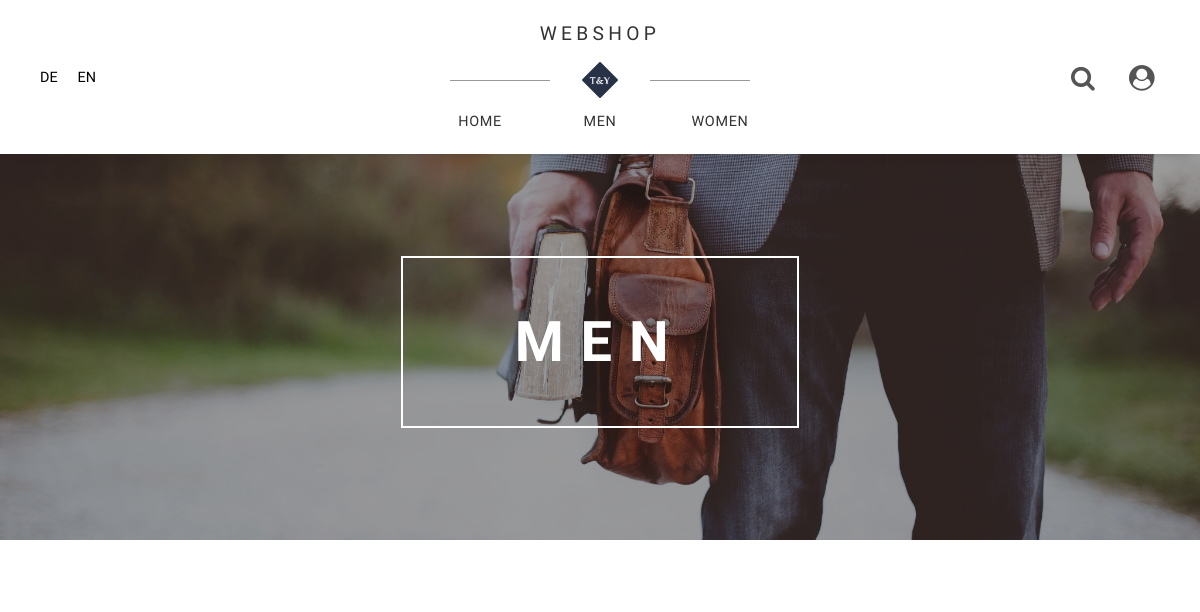
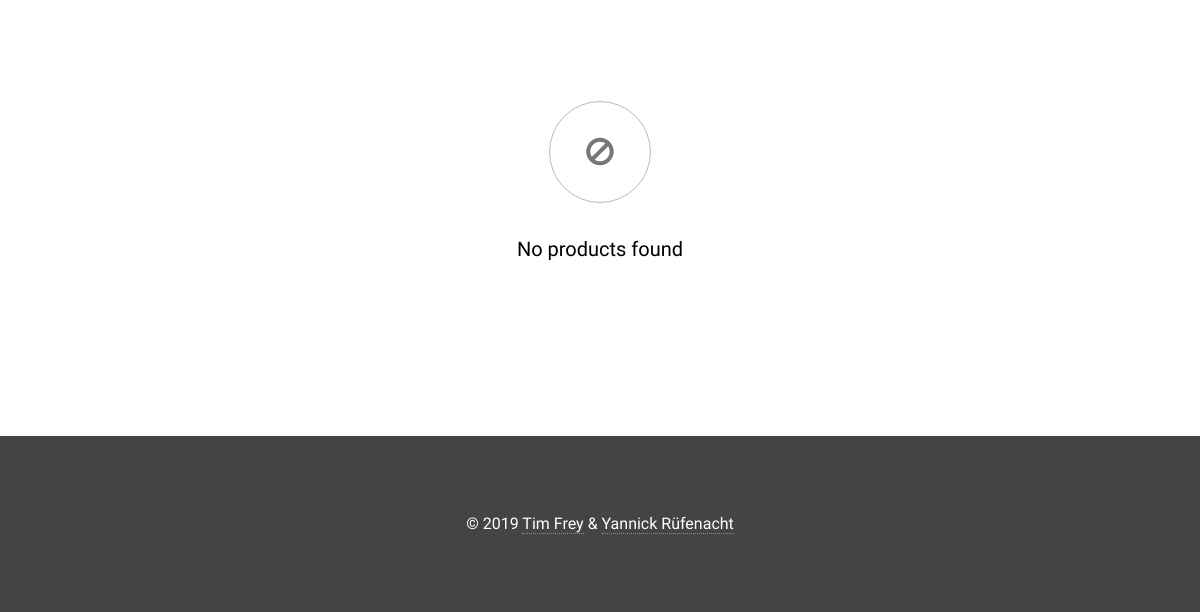
The app's page /en/product/men, older data (2 pictures, top to bottom).
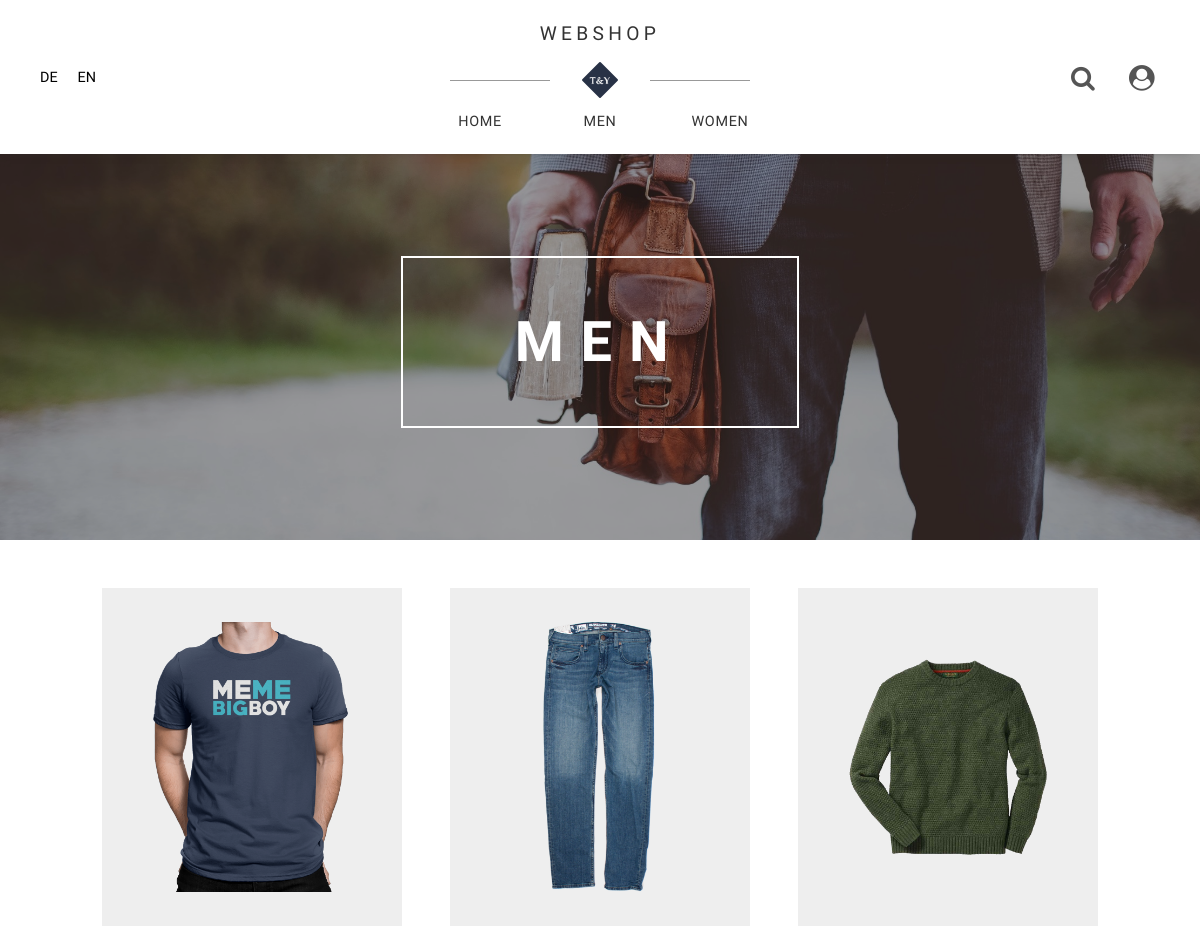
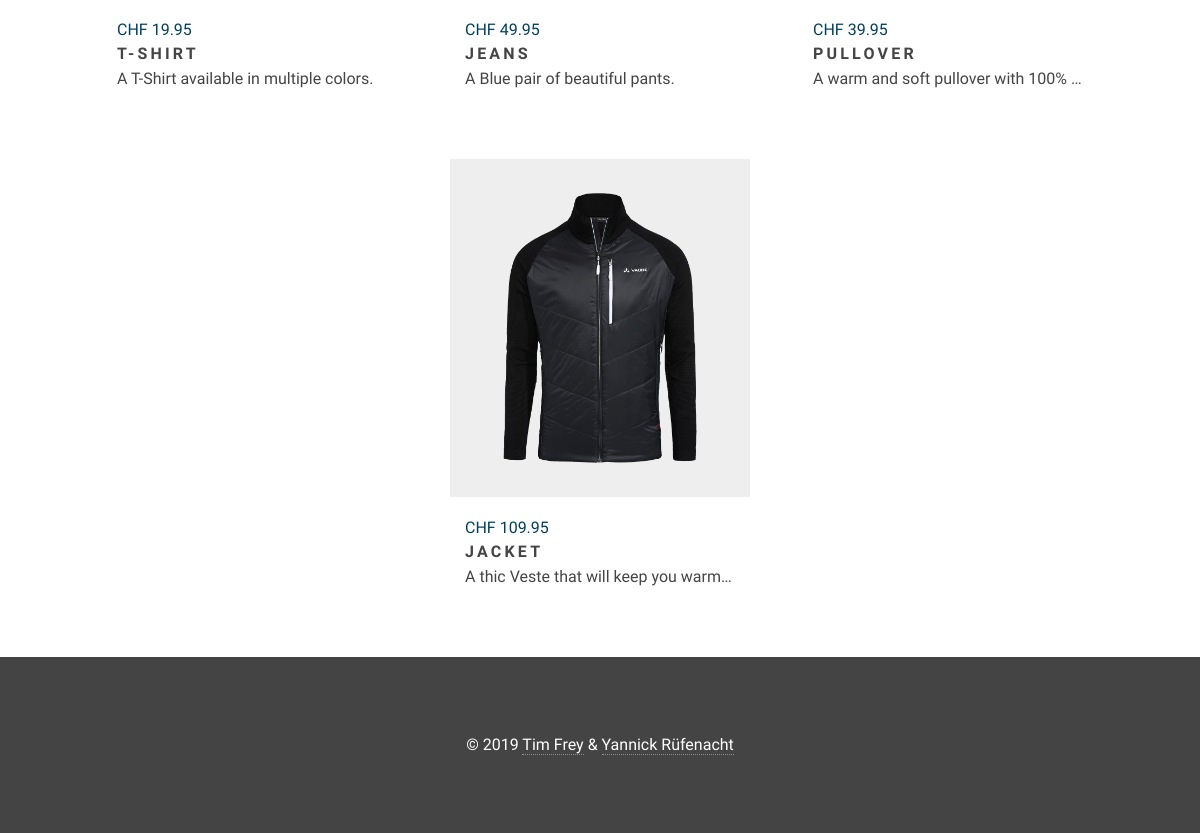
The same page, newer data (2 pictures, top to bottom).
### tables this page shows
CREATE TABLE `products` (
  `ID` int(11) NOT NULL,
  `Name_DE` varchar(255) DEFAULT NULL,
  `Name_EN` varchar(255) DEFAULT NULL,
  `Description_DE` text DEFAULT NULL,
  `Description_EN` text DEFAULT NULL,
  `Sex` varchar(10) NOT NULL,
  `Image` varchar(4096) DEFAULT NULL,
  `Price` double NOT NULL
);

### src/lib/View.php (called while the page is built, shortened)
<?php
class View
{
    private $viewfile;
    public function __construct($viewfile)
    {
        $this->viewfile = "src/view/$viewfile.php";
    }
    public function display()
    {
        require 'src/view/header.php';
        require $this->viewfile;
        require 'src/view/footer.php';
    }
}

### src/controller/ProductController.php (called while the page is built, shortened)
<?php
require_once 'src/model/ProductModel.php';
class ProductController
{
    public function men()
    {
        $productModel = new ProductModel();
        $view = new View('default_index');
        $view->title = _MEN;
        $view->heading = _MEN;
        $view->banner = 'banner_men.jpg';
        $view->products = $productModel->getProductsBySex("Male");
        $view->display();
    }
}

### src/lib/Dispatcher.php (called while the page is built, shortened)
<?php
class Dispatcher
{
    public function dispatch()
    {
        $uri = $_SERVER['REQUEST_URI'];
        $uri = strtok($uri, '?');
        $uri = substr($uri, strlen(_ROOT));
        $uri = trim($uri, '/');
        $uriFragments = explode('/', $uri);
        $offset = 0;
        $lang = require 'src/view/languages/lang_config.php';
        if(array_key_exists($uriFragments[$offset], $lang))
        {
            $offset++;
        }
        $method = 'index';
        if (!empty($uriFragments[$offset + 1]))
        {
            $method = $uriFragments[$offset + 1];
        }
        $controller = new $controllerName();
        $controller->$method();
    }
    public static function getURL($lang)
    {
        $uri = $_SERVER['REQUEST_URI'];
        $uri = substr($uri, strlen(_ROOT));
        $uri = trim($uri, '/');
        $uriFragments = explode('/', $uri);
        $languages = require 'src/view/languages/lang_config.php';
        if(array_key_exists($uriFragments[0], $languages))
        {
            $uriFragments = array_slice($uriFragments, 1);
        }
        foreach($uriFragments as $uriFragment)
        {
            $lang .= '/'.$uriFragment;
        }
        return _ROOT.$lang;
    }
}

### index.php (called while the page is built, shortened)
<?php
require_once 'src/lib/Dispatcher.php';
require_once 'src/lib/View.php';
$dispatcher = new Dispatcher();
$dispatcher->dispatch();
?>

### src/view/languages/lang_config.php (called while the page is built)
<?php
return array(
    'en' => array(
        'name' => 'en',
        'file' => 'lang_en.php'
    ),
    'de' => array(
        'name' => 'de',
        'file' => 'lang_de.php'
    ),
    'fr' => array(
        'name' => 'fr',
        'file' => 'lang_fr.php'
    )
);

### src/lib/ConnectionHandler.php (called while the page is built, shortened)
<?php
class ConnectionHandler
{
    private static $connection = null;
    public static function getConnection()
    {
        if (self::$connection === null)
        {
            $config = require 'config.php';
            $host = $config['database']['host'];
            $username = $config['database']['username'];
            $password = $config['database']['password'];
            $database = $config['database']['database'];
            self::$connection = new MySQLi($host, $username, $password, $database);
            self::$connection->set_charset('utf8');
        }
        return self::$connection;
    }
}

### src/model/ProductModel.php (called while the page is built, shortened)
<?php
class ProductModel extends Model
{
    protected $tableName = 'products';
    public function getProductsBySex($sex)
    {
        $query = "SELECT * FROM $this->tableName WHERE Sex = ?";
        $statement = ConnectionHandler::getConnection()->prepare($query);
        $statement->bind_param('s', $sex);
        $statement->execute();
        $result = $statement->get_result();
        $rows = array();
        while($row = $result->fetch_object())
        {
            $rows[] = $row;
        }
        return $rows;
    }
}

### src/view/default_index.php (the view)
<?php if (isset($banner)): ?>
<div class="banner" style="background-image: url('<?=_ROOT?>src/view/images/<?=$banner?>');">
    <div class="banner__overlay">
        <div class="banner__overlay__title"><?=$heading?></div>
    </div>
</div>
<?php endif; ?>
<section class="products">
    <?php if (empty($products)): ?>
        <div class="basket__empty">
            <div class="basket__empty__icon">
                <i class="fa fa-ban fa-2x" aria-hidden="true"></i>
            </div>
            <p><?=_PRODUCTS_EMPTY?></p>
        </div>
    <?php else: ?>
        <?php foreach ($products as $product) : ?>
            <a href="<?=_ROOT.$_SESSION['lang']['name']?>/product?product_id=<?= $product->ID; ?>">
                <div class="products__item">
                    <div class="products__item__img">
                        <div style="background-image: url('<?=_ROOT?>src/view/images/<?= $product->Image; ?>');"></div>
                    </div>
                    <div class="products__item__desc">
                        <span>CHF <?=$product->Price?></span>
                        <h2><?= $product->{'Name_'.strtoupper($_SESSION['lang']['name'])}; ?></h2>
                        <h4><?= $product->{'Description_'.strtoupper($_SESSION['lang']['name'])}; ?></h4>
                    </div>
                </div>
            </a>
        <?php endforeach; ?>
    <?php endif; ?>
</section>

### src/view/header.php (shortened to what this page needs)
<!DOCTYPE html>
<html lang="<?=$_SESSION['lang']['name']?>">
<head>
    <link rel="stylesheet" type="text/css" href="<?=_ROOT?>src/view/css/style.css">
    <link rel="stylesheet" href="https://cdnjs.cloudflare.com/ajax/libs/font-awesome/4.7.0/css/font-awesome.min.css">
</head>
<body>
    <header>
        <div class="header--wrapper">
            <div class="header__languages">
                <nav>
                    <ul>
                        <li><a href="<?= Dispatcher::getURL('de'); ?>">de</a></li>
                        <li><a href="<?= Dispatcher::getURL('en'); ?>">en</a></li>
                    </ul>
                </nav>
            </div>
            <div class="header__menu">
                <h1><?=_TITLE?></h1>
                <div class="header__menu__line">
                    <div class="header__menu__line__hr"></div>
                    <div class="header__menu__line__square">
                        <img src="<?=_ROOT?>src/view/images/tandy-light.png" alt="T&Y">
                    </div>
                    <div class="header__menu__line__hr"></div>
                </div>
                <nav>
                    <ul>
                        <li><a href="<?=_ROOT.$_SESSION['lang']['name']?>"><?=_HOME?></a></li>
                        <li><a href="<?=_ROOT.$_SESSION['lang']['name']?>/product/men"><?=_MEN?></a></li>
                        <li><a href="<?=_ROOT.$_SESSION['lang']['name']?>/product/women"><?=_WOMEN?></a></li>
                    </ul>
                </nav>
            </div>
            <div class="header__icons">
                <nav>
                    <ul>
                        <li>
                            <div class="header__icons__item" id="header__icons__search">
                                <i class="fa fa-search fa-2x" aria-hidden="true"></i>
                            </div>
                        </li>
                        <li>
                            <a href="<?=_ROOT.$_SESSION['lang']['name']?>/user/login">
                                <div class="header__icons__item">
                                    <i class="fa fa-user-circle fa-2x" aria-hidden="true"></i>
                                </div>
                            </a>
                        </li>
                    </ul>
                </nav>
            </div>
        </div>
    </header>
    <main>

### src/view/footer.php (shortened to what this page needs)
      </main>
      <footer>
        <p>
          &copy; 2019
          <a href="https://github.com/timmmmmb" target="_blank">Tim Frey</a> &
          <a href="https://github.com/yruefenacht" target="_blank">Yannick Rüfenacht</a>
        </p>
      </footer>
  </body>
</html>

Row changes from the older to the newer data that the page shows:
now on this page (row edited): products: Image (picture), Price "19.95", name "T-SHIRT", name "A T-Shirt available in multiple colors."
now on this page (row edited): products: Image (picture), Price "49.95", name "JEANS", name "A Blue pair of beautiful pants."
now on this page (row edited): products: Image (picture), Price "39.95", name "PULLOVER", name "A warm and soft pullover with 100%…"
now on this page (row edited): products: Image (picture), Price "109.95", name "JACKET", name "A thic Veste that will keep you warm…"
Text that changed along with them:
_PRODUCTS_EMPTY: "No products found" → (not shown)
